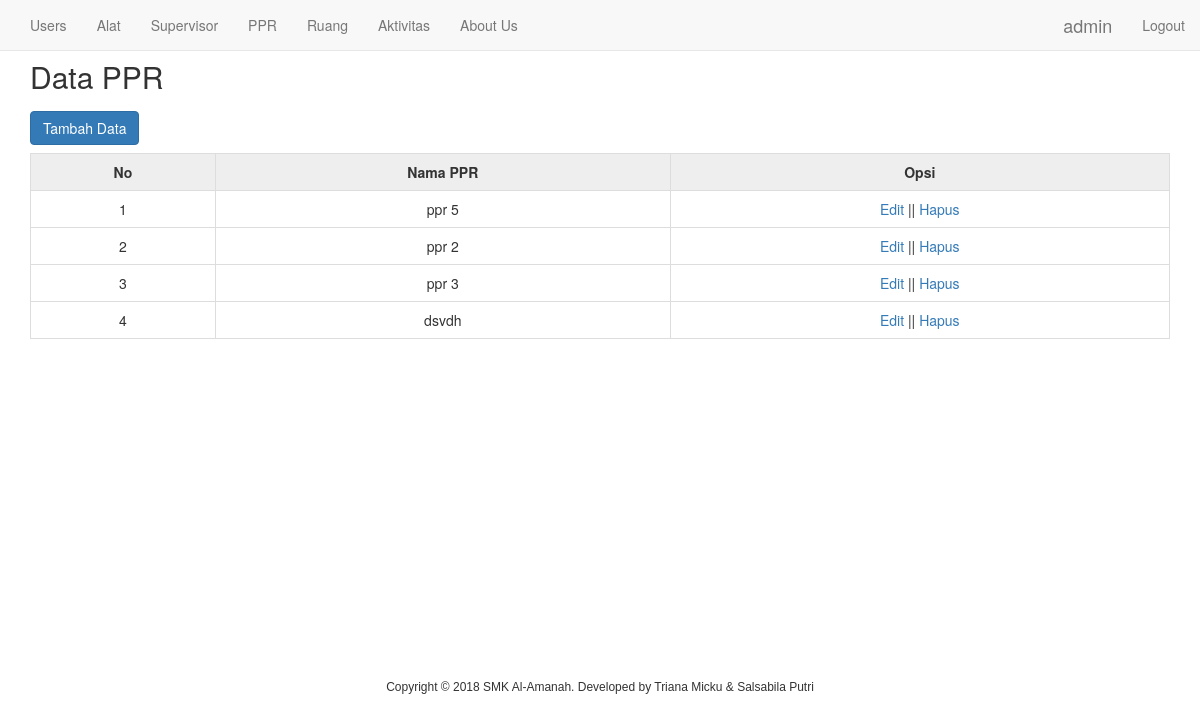
/ppr/index.php (signed in), run on the app's committed database.
### tables this page shows
CREATE TABLE `tb_ppr` (
  `id` int(11) NOT NULL,
  `nama_ppr` varchar(191) NOT NULL
);

### ppr/index.php (the view)
<?php require_once '../layouts/_header.php'; ?>
<div class="container"><br><br>
	<h2>Data PPR</h2>
	<table class="table table-stripped table-bordered">
	<caption>
		<a href="input.php" class="btn btn-primary">Tambah Data</a>
	</caption>
		<tr style="text-align: center; font-weight:bold; background-color: #eee;">
			<td>No </td>
			<td>Nama PPR</td>
			<?php if($_SESSION['role'] == 'admin'){ ?>
			<td>Opsi</td>
			<?php } ?>
		</tr>
		<?php
		require_once '../koneksi.php';
		$no = 1 ;
		$select = mysqli_query($conn, "SELECT * FROM tb_PPR");
		while($hasil = mysqli_fetch_array($select)){
		?>
		<tr style="text-align: center;">
			<td><?php echo $no++ ?></td>
			<td><?php echo $hasil['nama_ppr'] ?></td>
			<?php if($_SESSION['role'] == 'admin'){ ?>
			<td>
				<a href="edit.php?id=<?php echo $hasil['id']; ?>">Edit</a> ||
				<a href="delete.php?id=<?php echo $hasil['id']; ?>" onclick="return confirm('Yakin ingin menghapus data ini ?');">Hapus</a>
			</td>
			<?php } ?>
		</tr>
		<?php
		}
		 ?>
	</table>
	</div>
	<br><br><br><br><br><br><br><br><br><br><br><br><br><br><br><br>
<?php require_once '../layouts/_footer.php'; ?>
</body>
</html>

### data on the page
tb_ppr: nama_ppr "ppr 5"
tb_ppr: nama_ppr "ppr 2"
tb_ppr: nama_ppr "ppr 3"
tb_ppr: nama_ppr "dsvdh"

### other printed values
$_SESSION['username'] "admin"
